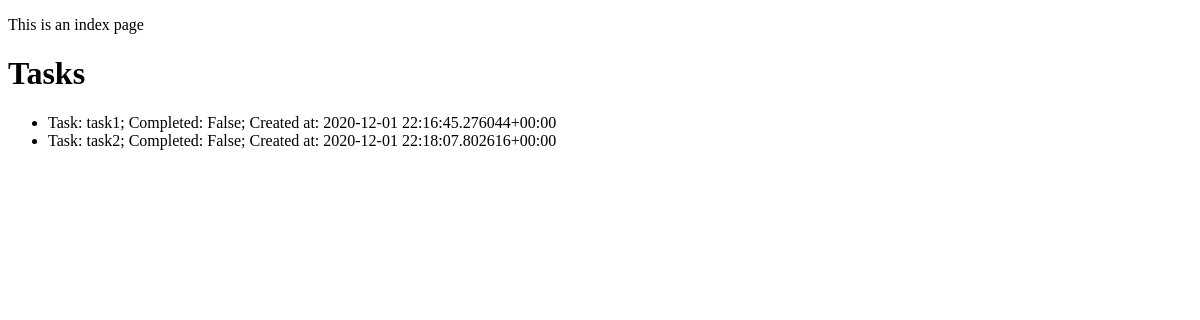
Page /todo/ on the earlier database version.
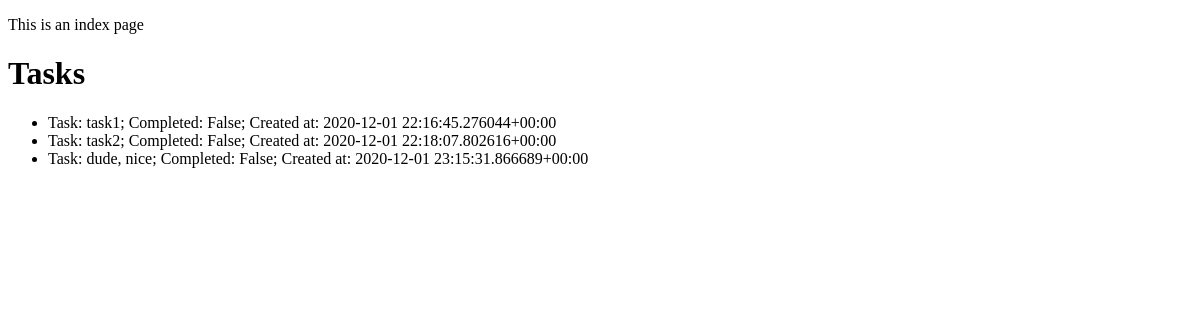
Same page on the later database version.
### todo/models.py (models this page shows)
class Task(models.Model):
    task = models.CharField(max_length=200)
    completed = models.BooleanField(max_length=30)
    created_at = models.DateTimeField(auto_now_add=True)
    def __str__(self):
        string = 'Task: {task}; Completed: {completed}; Created at: {created}'
        return string.format(task = self.task, completed = self.completed, created = self.created_at)

### todo/views.py (the view)
# urls.py: path('', views.index, name="index"),
def index(request):
    tasks = Task.objects.all()
    context = {'tasks': tasks}
    return render(request, 'todo/index.html', context)

### templates/todo/index.html
{% extends 'todo/base.html' %}
{% block content %}
    <p>This is an index page</p>
    <h1>Tasks</h1>
    <ul>
        {% for task in tasks %}
            <li>{{ task }}</li>
        {% endfor %}
    </ul>
{% endblock %}

### templates/todo/base.html (shortened to what this page needs)
<!DOCTYPE html>
<html lang="en">
<head>
</head>
<body>
    {% block content %}
    {% endblock %}
</body>
</html>

Differences in the rows shown:
added Task: task+completed+created_at "Task: dude, nice; Completed: False; Created at: 2020-12-01 23:15:31.866689+00:00"
